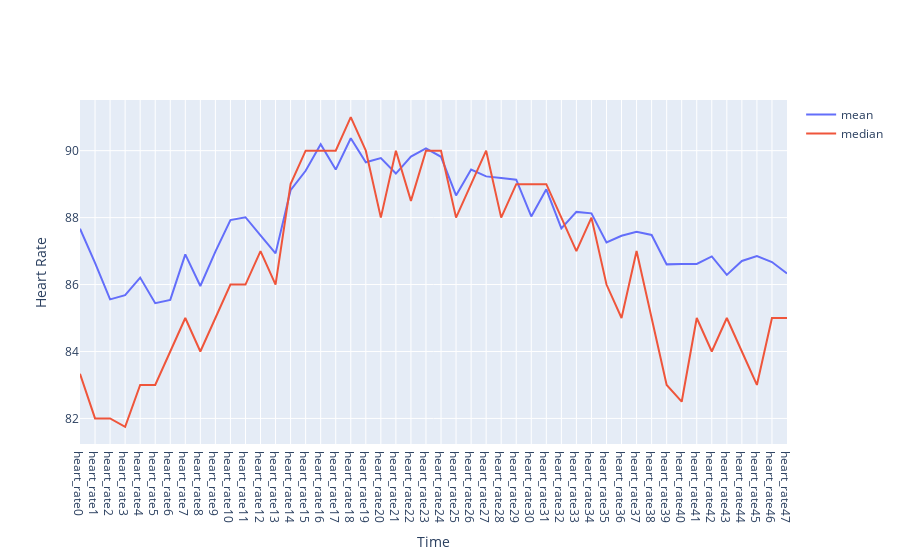

The cell this chart's notebook holds for it:
### Code cell
fig = go.Figure()
fig.add_trace(go.Scatter(x=mean_median_Transpose.index, y=mean_median_Transpose['mean'], name='mean', mode='lines'))
fig.add_trace(go.Scatter(x=mean_median_Transpose.index, y=mean_median_Transpose['median'], name='median', mode='lines'))
fig.update_layout(xaxis_title='Time', yaxis_title='Heart Rate')
fig.show()

### Figure 1 — Plotly figure (JSON) as saved in the notebook; plotly's stock layout.template omitted (floating-point values rounded to 4 significant figures)
{"data": [{"mode": "lines", "name": "mean", "type": "scatter", "x": ["heart_rate0", "heart_rate1", "heart_rate2", "heart_rate3", "heart_rate4", "heart_rate5", "heart_rate6", "heart_rate7", "heart_rate8", "heart_rate9", "heart_rate10", "heart_rate11", "heart_rate12", "heart_rate13", "heart_rate14", "heart_rate15", "heart_rate16", "heart_rate17", "heart_rate18", "heart_rate19", "heart_rate20", "heart_rate21", "heart_rate22", "heart_rate23", "heart_rate24", "heart_rate25", "heart_rate26", "heart_rate27", "heart_rate28", "heart_rate29", "heart_rate30", "heart_rate31", "heart_rate32", "heart_rate33", "heart_rate34", "heart_rate35", "heart_rate36", "heart_rate37", "heart_rate38", "heart_rate39", "heart_rate40", "heart_rate41", "heart_rate42", "heart_rate43", "heart_rate44", "heart_rate45", "heart_rate46", "heart_rate47"], "y": [87.67, 86.65, 85.56, 85.68, 86.21, 85.44, 85.54, 86.9, 85.96, 86.99, 87.93, 88.01, 87.47, 86.93, 88.82, 89.4, 90.19, 89.43, 90.37, 89.65, 89.78, 89.32, 89.82, 90.07, 89.82, 88.66, 89.44, 89.23, 89.18, 89.13, 88.03, 88.85, 87.68, 88.17, 88.13, 87.26, 87.46, 87.58, 87.48, 86.6, 86.62, 86.62, 86.84, 86.29, 86.71, 86.85, 86.67, 86.33]}, {"mode": "lines", "name": "median", "type": "scatter", "x": ["heart_rate0", "heart_rate1", "heart_rate2", "heart_rate3", "heart_rate4", "heart_rate5", "heart_rate6", "heart_rate7", "heart_rate8", "heart_rate9", "heart_rate10", "heart_rate11", "heart_rate12", "heart_rate13", "heart_rate14", "heart_rate15", "heart_rate16", "heart_rate17", "heart_rate18", "heart_rate19", "heart_rate20", "heart_rate21", "heart_rate22", "heart_rate23", "heart_rate24", "heart_rate25", "heart_rate26", "heart_rate27", "heart_rate28", "heart_rate29", "heart_rate30", "heart_rate31", "heart_rate32", "heart_rate33", "heart_rate34", "heart_rate35", "heart_rate36", "heart_rate37", "heart_rate38", "heart_rate39", "heart_rate40", "heart_rate41", "heart_rate42", "heart_rate43", "heart_rate44", "heart_rate45", "heart_rate46", "heart_rate47"], "y": [83.33, 82, 82, 81.75, 83, 83, 84, 85, 84, 85, 86, 86, 87, 86, 89, 90, 90, 90, 91, 90, 88, 90, 88.5, 90, 90, 88, 89, 90, 88, 89, 89, 89, 88, 87, 88, 86, 85, 87, 85, 83, 82.5, 85, 84, 85, 84, 83, 85, 85]}], "layout": {"xaxis": {"title": {"text": "Time"}}, "yaxis": {"title": {"text": "Heart Rate"}}}}
